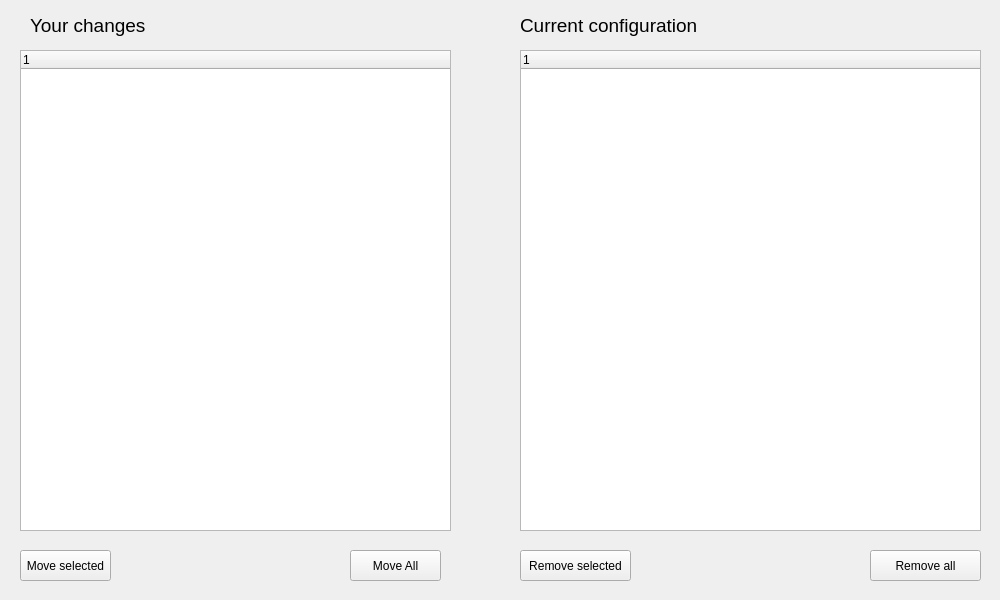
<?xml version="1.0" encoding="UTF-8"?>
<ui version="4.0">
 <class>MergeScreen</class>
 <widget class="QWidget" name="MergeScreen">
  <property name="geometry">
   <rect>
    <x>0</x>
    <y>0</y>
    <width>1000</width>
    <height>600</height>
   </rect>
  </property>
  <property name="windowTitle">
   <string>Form</string>
  </property>
  <widget class="QTreeWidget" name="treeYourChanges">
   <property name="geometry">
    <rect>
     <x>20</x>
     <y>50</y>
     <width>431</width>
     <height>481</height>
    </rect>
   </property>
   <column>
    <property name="text">
     <string notr="true">1</string>
    </property>
   </column>
  </widget>
  <widget class="QTreeWidget" name="treeCurrentConfiguration">
   <property name="geometry">
    <rect>
     <x>520</x>
     <y>50</y>
     <width>461</width>
     <height>481</height>
    </rect>
   </property>
   <column>
    <property name="text">
     <string notr="true">1</string>
    </property>
   </column>
  </widget>
  <widget class="QLabel" name="label">
   <property name="geometry">
    <rect>
     <x>30</x>
     <y>10</y>
     <width>411</width>
     <height>31</height>
    </rect>
   </property>
   <property name="font">
    <font>
     <pointsize>14</pointsize>
    </font>
   </property>
   <property name="text">
    <string>Your changes</string>
   </property>
  </widget>
  <widget class="QLabel" name="label_2">
   <property name="geometry">
    <rect>
     <x>520</x>
     <y>10</y>
     <width>411</width>
     <height>31</height>
    </rect>
   </property>
   <property name="font">
    <font>
     <pointsize>14</pointsize>
    </font>
   </property>
   <property name="text">
    <string>Current configuration</string>
   </property>
  </widget>
  <widget class="QPushButton" name="btnMoveYorSelected">
   <property name="geometry">
    <rect>
     <x>20</x>
     <y>550</y>
     <width>91</width>
     <height>31</height>
    </rect>
   </property>
   <property name="text">
    <string>Move selected</string>
   </property>
  </widget>
  <widget class="QPushButton" name="btnMoveYourAll">
   <property name="geometry">
    <rect>
     <x>350</x>
     <y>550</y>
     <width>91</width>
     <height>31</height>
    </rect>
   </property>
   <property name="text">
    <string>Move All</string>
   </property>
  </widget>
  <widget class="QPushButton" name="btnRemoveCurrentSelected">
   <property name="geometry">
    <rect>
     <x>520</x>
     <y>550</y>
     <width>111</width>
     <height>31</height>
    </rect>
   </property>
   <property name="text">
    <string>Remove selected</string>
   </property>
  </widget>
  <widget class="QPushButton" name="btnRemoveCurrentAll">
   <property name="geometry">
    <rect>
     <x>870</x>
     <y>550</y>
     <width>111</width>
     <height>31</height>
    </rect>
   </property>
   <property name="text">
    <string>Remove all</string>
   </property>
  </widget>
 </widget>
 <resources/>
 <connections/>
</ui>
